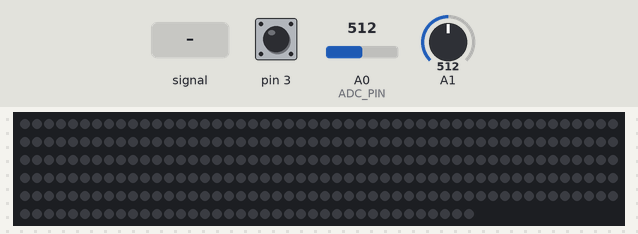
Recording of a sketch running on a simulated Arduino Uno, built with avr-gcc and run on an emulated ATmega328P. Shown: 288 RGB LEDs in strip order, left to right, continuing on the next row. The test bench sets the inputs (shaded band); at power-on: A0 (ADC_PIN) = 512, pin 3 HIGH, A1 = 512. Dim RGB values are drawn brighter than linear; random numbers use the default seed unless the sketch sets one.

Above: at 1.8 s.
1.9 s: A0 (ADC_PIN) fed a 200 Hz sine of ±460 counts around its level
At 2.61 s:
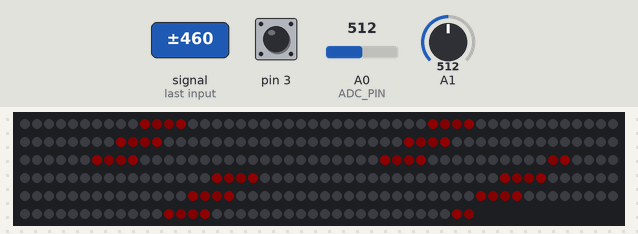
4.1 s: A0 (ADC_PIN) set to 390
At 4.2 s:
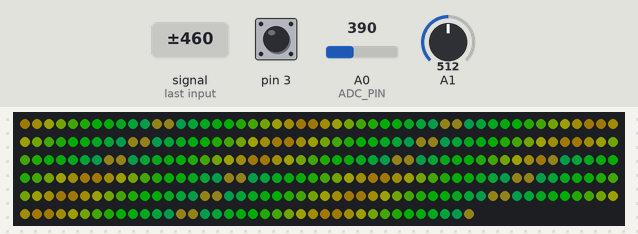
6.0 s: A0 (ADC_PIN) set to 716
At 6.28 s:
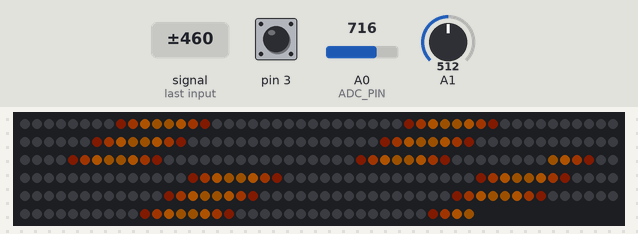
9.0 s: pin 3 pulled LOW for 0.15 s
At 9.51 s:
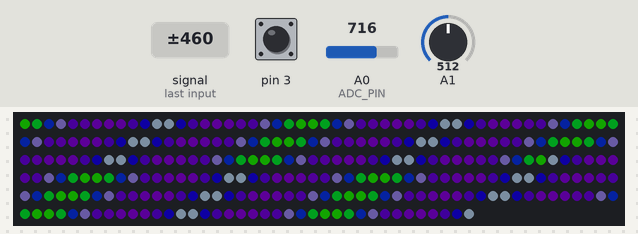
9.7 s: pin 3 pulled LOW for 1 s
At 9.76 s:
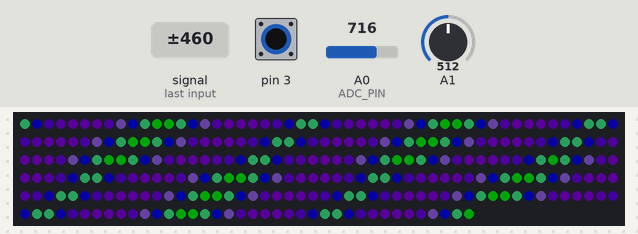
11.3 s: A0 (ADC_PIN) fed a 200 Hz sine of ±81 counts around its level
At 11.34 s:
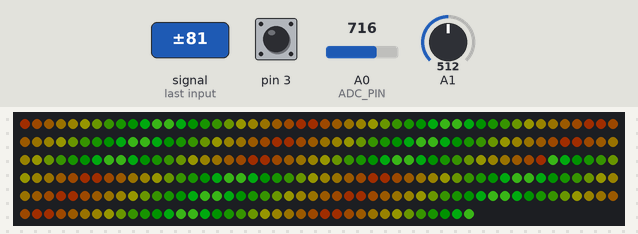

The sketch:

Sound_v1.1.ino
```cpp
// Версия 1.1 с микрофоном

// ===== НАСТРОЙКИ =====
#define EDGE_LEDS 12    // кол-во диодов на ребре куба
#define LED_DI 2        // пин подключения
#define BRIGHT 255      // яркость
#define CHANGE_PRD 20   // смена режима, секунд
#define CUR_LIMIT 800   // лимит тока в мА (0 - выкл)

#define VOL_THR 20
#define ADC_PIN A0

// ==================
const int NUM_LEDS = (EDGE_LEDS * 24);
#define USE_MICROLED 0
#include <FastLED.h>
CRGBPalette16 currentPalette, linearPalette;
const int FACE_SIZE = EDGE_LEDS * 4;
const int LINE_SIZE = EDGE_LEDS;
#define PAL_STEP 30
CRGB leds[NUM_LEDS];

int perlinPoint;
int curBright = BRIGHT;
bool fadeFlag = false;
bool mode = false;
bool colorMode = false;
uint16_t counter = 0;
byte speed = 15;
uint32_t tmrDraw, tmrColor, tmrFade;
bool soundMode = 1;

#define DEBUG(x) //Serial.println(x)

uint32_t getPixColor(CRGB color) {
  return (((uint32_t)color.r << 16) | (color.g << 8) | color.b);
}

void setup() {
  //Serial.begin(9600);
  FastLED.addLeds<WS2812, LED_DI, GRB>(leds, NUM_LEDS).setCorrection( TypicalLEDStrip );
  if (CUR_LIMIT > 0) FastLED.setMaxPowerInVoltsAndMilliamps(5, CUR_LIMIT);
  FastLED.setBrightness(BRIGHT);
  FastLED.clear();

  randomSeed(getEntropy(A1));   // My system's in decline, EMBRACING ENTROPY!
  perlinPoint = random(0, 32768);
  fadeFlag = true;  // сразу флаг на смену режима

  // ускоряем АЦП
  bitSet(ADCSRA, ADPS2);
  bitClear(ADCSRA, ADPS1);
  bitSet(ADCSRA, ADPS0);

  pinMode(3, INPUT_PULLUP);
}

bool flag = false;
void loop() {
  // читаем инвертированное значение для удобства
  bool btnState = !digitalRead(3);
  if (btnState && !flag) {  // обработчик нажатия
    soundMode = !soundMode;
    flag = true;
    delay(100);   // бич-дебаунс
  }
  if (!btnState && flag) {  // обработчик отпускания
    flag = false;
  }

  // отрисовка
  if (millis() - tmrDraw >= 10) {
    tmrDraw = millis();

    if (soundMode) {
      FastLED.clear();
      int thisSound = getSoundLength();

      if (colorMode) {
        // VU метр
        if (mode) {
          int thisL = (float)FACE_SIZE * thisSound / 100.0 + 1;
          thisL = constrain(thisL, 0, FACE_SIZE);
          for (int i = 0; i < thisL; i++) {
            fillVertex(i, ColorFromPalette(currentPalette, (float)255 * i / FACE_SIZE / 2 + counter / 4, 255, LINEARBLEND));
            //fillColumns(i, ColorFromPalette(currentPalette, (float)255 * i / FACE_SIZE / 2 + counter / 10, 255, LINEARBLEND));
          }
        } else {

          // летят под бит
          static byte linearCounter = 0;
          static int maxVol = 0;
          if (thisSound > maxVol) maxVol = thisSound;
          if (linearCounter % 3 == 0) {
            for (byte i = 0; i < 15; i++) {
              linearPalette[i] = linearPalette[i + 1];
            }
            linearPalette[15] = CHSV(linearCounter, 255, (float)255 * maxVol / 100);
            maxVol = 0;
          }

          linearCounter += 2;
          for (int i = 0; i < FACE_SIZE; i++) {
            fillVertex(i, ColorFromPalette(linearPalette, (float)255 * i / FACE_SIZE, 255, LINEARBLEND));
          }
        }

      } else {
        // ускоряются от громкости
        counter += thisSound / 2;
        for (int i = 0; i < FACE_SIZE; i++) {
          fillSimple(i, ColorFromPalette(currentPalette, getMaxNoise(i * PAL_STEP / 2 + counter / 3, 0), 255, LINEARBLEND));
        }
      }

    } else {

      // обычные режимы
      for (int i = 0; i < FACE_SIZE; i++) {
        if (mode) fillSimple(i, ColorFromPalette(currentPalette, getMaxNoise(i * PAL_STEP + counter, counter), 255, LINEARBLEND));
        else fillVertex(i, ColorFromPalette(currentPalette, getMaxNoise(i * PAL_STEP / 4 + counter, counter), 255, LINEARBLEND));
      }
    }

    FastLED.show();
    counter += speed;
  }

  // смена режима и цвета
  if (millis() - tmrColor >= CHANGE_PRD * 1000L) {
    tmrColor = millis();
    fadeFlag = true;
  }

  // фейдер для смены через чёрный
  if (fadeFlag && millis() - tmrFade >= 30) {
    static int8_t fadeDir = -1;
    tmrFade = millis();
    if (fadeFlag) {
      curBright += 5 * fadeDir;

      if (curBright < 5) {
        curBright = 5;
        fadeDir = 1;
        changeMode();
      }
      if (curBright > BRIGHT) {
        curBright = BRIGHT;
        fadeDir = -1;
        fadeFlag = false;
      }
      FastLED.setBrightness(curBright);
    }
  }
} // луп

void changeMode() {
  if (!random(3)) mode = !mode;
  speed = random(1, 5);
  colorMode = !colorMode;
  int thisDebth = random(0, 32768);
  byte thisStep = random(2, 7) * 5;
  bool sparkles = /*!random(4)*/true;

  if (colorMode) {
    for (int i = 0; i < 16; i++) {
      currentPalette[i] = CHSV(getMaxNoise(thisDebth + i * thisStep, thisDebth),
                               sparkles ? (!random(9) ? 30 : 255) : 255,
                               soundMode ? 255 : (constrain((i + 7) * (i + 7), 0, 255)));
    }
  } else {
    for (int i = 0; i < 4; i++) {
      CHSV color = CHSV(random(0, 256), bool(random(0, 3)) * 255, /*(uint8_t)(i + 1) * 64 - 1*/bool(random(0, 3)) * 255);
      for (byte j = 0; j < 4; j++) {
        currentPalette[i * 4 + j] = color;
      }
    }
  }
}

// масштабируем шум
byte getMaxNoise(uint16_t x, uint16_t y) {
  return constrain(map(inoise8(x, y), 50, 200, 0, 255), 0, 255);
}

// заливка всех 6 граней в одинаковом порядке
void fillSimple(int num, CRGB color) {  // num 0-NUM_LEDS / 6
  for (byte i = 0; i < 6; i++) {
    leds[i * FACE_SIZE + num] = color;
  }
}

// заливка из четырёх вершин
void fillVertex(int num, CRGB color) { // num 0-NUM_LEDS / 6
  num /= 4;
  byte thisRow = 0;
  for (byte i = 0; i < 3; i++) {
    leds[LINE_SIZE * thisRow + num] = color;
    thisRow += 2;
    leds[LINE_SIZE * thisRow - num - 1] = color;
    leds[LINE_SIZE * thisRow + num] = color;
    thisRow += 2;
    leds[LINE_SIZE * thisRow - num - 1] = color;
  }
  thisRow = 13;
  for (byte i = 0; i < 3; i++) {
    leds[LINE_SIZE * thisRow - num - 1] = color;
    leds[LINE_SIZE * thisRow + num] = color;
    thisRow += 2;
    leds[LINE_SIZE * thisRow - num - 1] = color;
    leds[LINE_SIZE * thisRow + num] = color;
    thisRow += 2;
  }
}

void fillColumns(int num, CRGB color) {
  num /= 4;
  leds[LINE_SIZE * 0 + num] = color;
  leds[LINE_SIZE * 3 - num - 1] = color;

  leds[LINE_SIZE * 9 + num] = color;
  leds[LINE_SIZE * 12 - num - 1] = color;

  leds[LINE_SIZE * 14 - num - 1] = color;
  leds[LINE_SIZE * 15 + num] = color;

  leds[LINE_SIZE * 21 - num - 1] = color;
  leds[LINE_SIZE * 22 + num] = color;
}

// рандом сид из сырого аналога
uint32_t getEntropy(byte pin) {
  unsigned long seed = 0;
  for (int i = 0; i < 400; i++) {
    seed = 1;
    for (byte j = 0; j < 16; j++) {
      seed *= 4;
      seed += analogRead(pin) & 3;
    }
  }
  return seed;
}
```

sound.ino
```cpp
int getSoundLength() {
  int thisMax = 0;
  int thisSignal = 0;
  for (int i = 0; i < 300; i++) {
    thisSignal = analogRead(ADC_PIN);
    if (thisSignal > thisMax) thisMax = thisSignal;
  }

  static float filMax = 1000, filMin = 1000;
  static float filLength;
  static int maxMax = 0, minMin = 1023;
  static byte counter;

  counter++;
  if (counter == 50) {
    counter = 0;
    maxMax = 0;
    minMin = 1023;
  }
  if (thisMax > maxMax) maxMax = thisMax;
  if (thisMax < minMin) minMin = thisMax;

  filMax += (float)(maxMax - filMax) * 0.01;
  filMin += (float)(minMin - filMin) * 0.01;

  int thisLenght = map(thisMax - filMin, VOL_THR, filMax - filMin, 0, 100);
  thisLenght = constrain(thisLenght, 0, 100);

  filLength += (float)(thisLenght - filLength) * 0.2;
  if (thisMax > filMax) filLength = 100;

  if (filMax - filMin > VOL_THR) return filLength;
  else return 0;
}
```

Measured:
- after the input at 1.9 s, the LEDs: first change after 0.60 s (image 1 shows a later state)
- after the input at 6.0 s, the LEDs: first change after 0.05 s (image 3 shows a later state)
